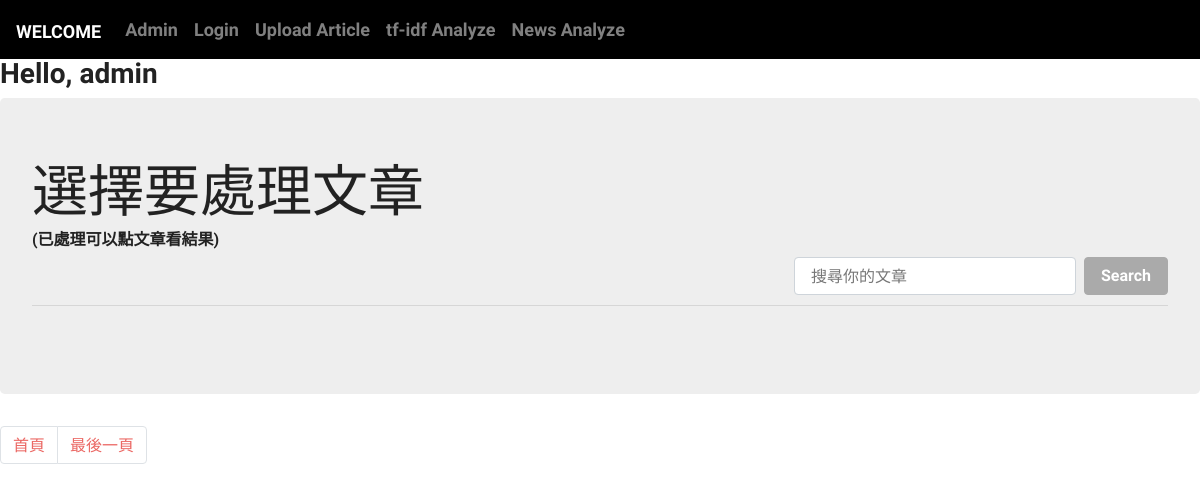
Before: /uploadArticles/preprocarticleindex/ (signed in) with the older database file.
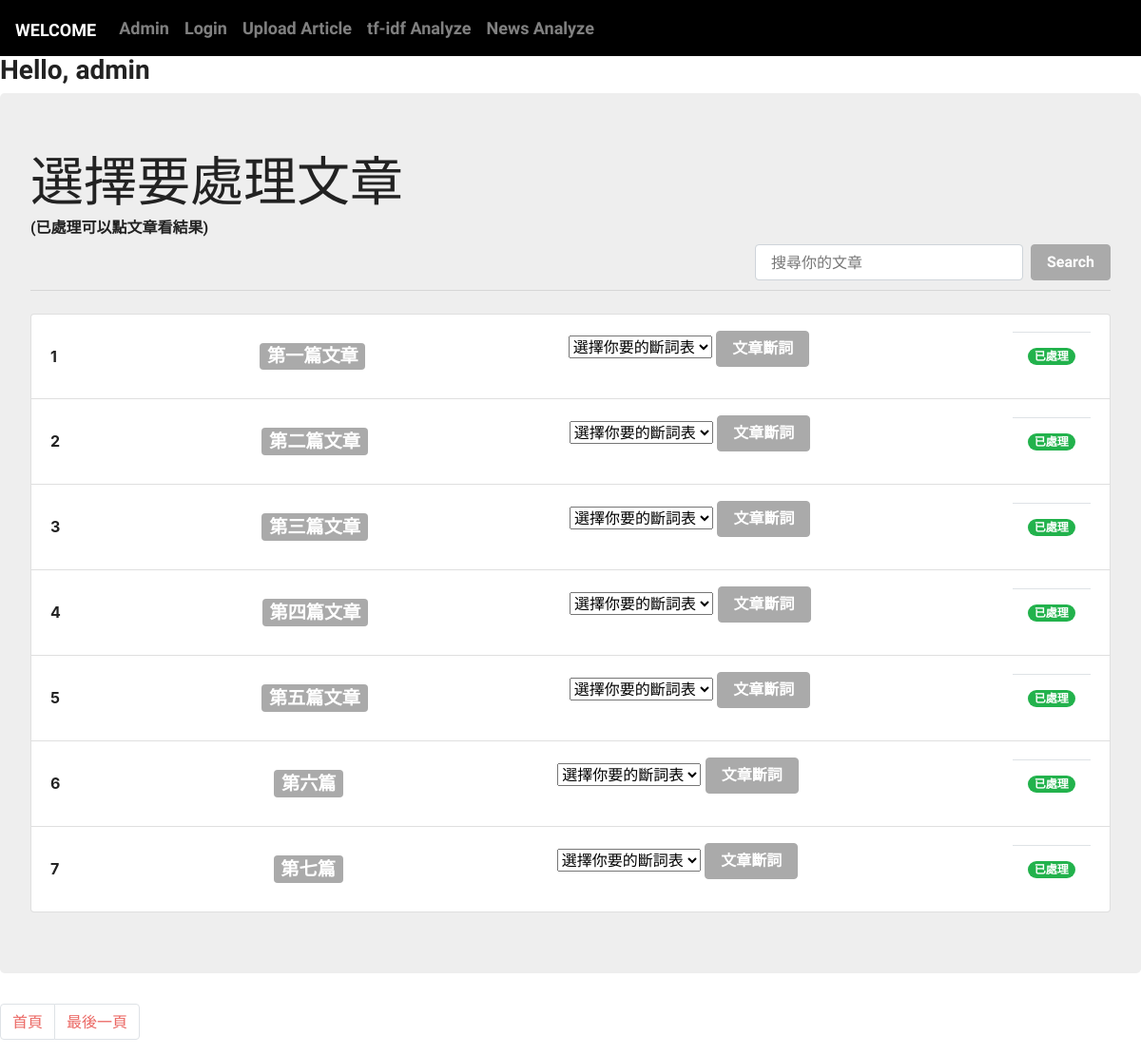
After: the same page with the newer database file.
### uploadArticle/models.py (models this page shows, shortened)
class UserArticleFile(models.Model):
	title = models.CharField(max_length=30, blank=False)
	file = models.FileField(upload_to='UserArticleDir/')
	user = models.ForeignKey(settings.AUTH_USER_MODEL, on_delete=models.CASCADE, related_name = 'ArticleFile')
	hascache = models.BooleanField(default=False)
	cache = models.TextField(default='')
	NerField = models.TextField(default='')

### uploadArticle/views.py (the view)
# urls.py: path('preprocarticleindex/', views.preprocindex, name='preprocindex'),
def preprocindex(request):
	uu = User.objects.get(username=request.user.username)
	arts = uu.ArticleFile.all()
	limit = 7
	paginator = Paginator(arts, limit)
	page = request.GET.get('page','1')
	result = paginator.page(page)
	return render(request, 'upart/preprocindex.html', {'arts':result})

### templates/upart/preprocindex.html (shortened to what this page needs)
{% extends './admin.html' %}
{% block h1block %}選擇要處理文章
<h6>(已處理可以點文章看結果)</h6>
{% endblock %}
{% block Dictblock %}
    <ul class="list-group">
      {% for art in arts %}
      <li class="list-group-item d-flex justify-content-between align-items-center" style="height: 90px;">
        {% if art.hascache %}
        	<b>{{forloop.counter}}</b><a href="/uploadArticles/showpreprocresult/{{art.pk}}" class="badge badge-secondary" style="font-size: 120%;color: white;">{{art.title}}</a>
        {% else %}
        	<b>{{forloop.counter}}</b><a class="badge badge-secondary" style="font-size: 120%;color: white;">{{art.title}}</a>
        {% endif %}
        <form method="POST" action='/uploadArticles/procarticle/{{art.pk}}'>
          <select name="selectbar">
              <option value="none">選擇你要的斷詞表</option>
          </select>
        <button type="submit" class="btn btn-secondary" data-dismiss="modal">文章斷詞</button>
        </form>
        <div class="modal-footer">
	        {% if art.hascache %}
	        	<span class="badge badge-pill badge-success">已處理</span>
	        {% else %}
	        	<span class="badge badge-pill badge-primary">未處理</span>
	        {% endif %}
        </div>
      </li>
      {% endfor %}
    </ul>
{% endblock %}
{% block paginator %}
<div>
        <ul class="pagination">
        <li class="page-item">
          <a class='page-link' href="/uploadArticles/preprocarticleindex/?page=1">首頁</a>
        </li>
            <li class="page-item">
              <a class="page-link" href="/uploadArticles/preprocarticleindex/?page={{ arts.paginator.num_pages }}">最後一頁</a>
            </li>
         </ul>
    </div>
{% endblock %}

### templates/upart/admin.html (shortened to what this page needs)
{% extends '../customdict/editdict.html' %}
{% block Searchblock %}
<form class="form-inline my-2 my-lg-0" style="text-align: right;float: right;" method="POST" action=".">
      <input name='filterstr' class="form-control mr-sm-2" type="text" placeholder="搜尋你的文章">
      <button class="btn btn-secondary my-2 my-sm-0" type="submit">Search</button>
</form>
{% endblock %}

### templates/customdict/editdict.html (shortened to what this page needs)
{% extends 'base.html' %}
	{% block body %}
	<h3>Hello, {{request.user.username}}<br></h3>
    <div class="jumbotron" >
    <h1 class="display-4" style="text-align: left;">
    {% block h1block %}{% endblock %}
    </h1>
    {% block Searchblock %}{% endblock %}
    <br><hr class="my-4">
    {% block Dictblock %}{% endblock %}
  	</div>
    {% block paginator%}{% endblock %}
	{% endblock %}

### templates/base.html (shortened to what this page needs)
<!DOCTYPE>
{% load static %}
<html>
<head>
    <link href="https://stackpath.bootstrapcdn.com/bootswatch/4.1.3/journal/bootstrap.min.css" rel="stylesheet" >
</head>
<body>
	<nav class="navbar navbar-expand-lg navbar-dark bg-dark">
  <a class="navbar-brand" href="/">Welcome</a>
  <div class="collapse navbar-collapse" id="navbarColor02">
    <ul class="navbar-nav mr-auto">
      {% block navbar %}
      <li class="nav-item">
        <a class="nav-link" href="/admin">Admin<span class="sr-only">點這</span></a>
      </li>
      <li class="nav-item">
        <a class="nav-link" href="/loginapp/login">Login<span class="sr-only">點這</span></a>
      </li>
      <li class="nav-item dropdown">
        <a class="nav-link" href="/uploadArticles">Upload Article</a>
      </li>
      <li class="nav-item">
        <a class="nav-link" href="/tfidfindex">tf-idf Analyze</a>
      </li>
      <li class="nav-item">
        <a class="nav-link" href="/NewsMainpage">News Analyze</a>
      </li>
      {% endblock %}
    </ul>
  </div>
</nav>
	{%block body%}{% endblock %}
</body>
</html>

Changed rows visible on the page:
added UserArticleFile: title "第一篇文章", hascache "已處理"
added UserArticleFile: title "第二篇文章", hascache "已處理"
added UserArticleFile: title "第三篇文章", hascache "已處理"
added UserArticleFile: title "第四篇文章", hascache "已處理"
added UserArticleFile: title "第五篇文章", hascache "已處理"
added UserArticleFile: title "第六篇", hascache "已處理"
added UserArticleFile: title "第七篇", hascache "已處理"
